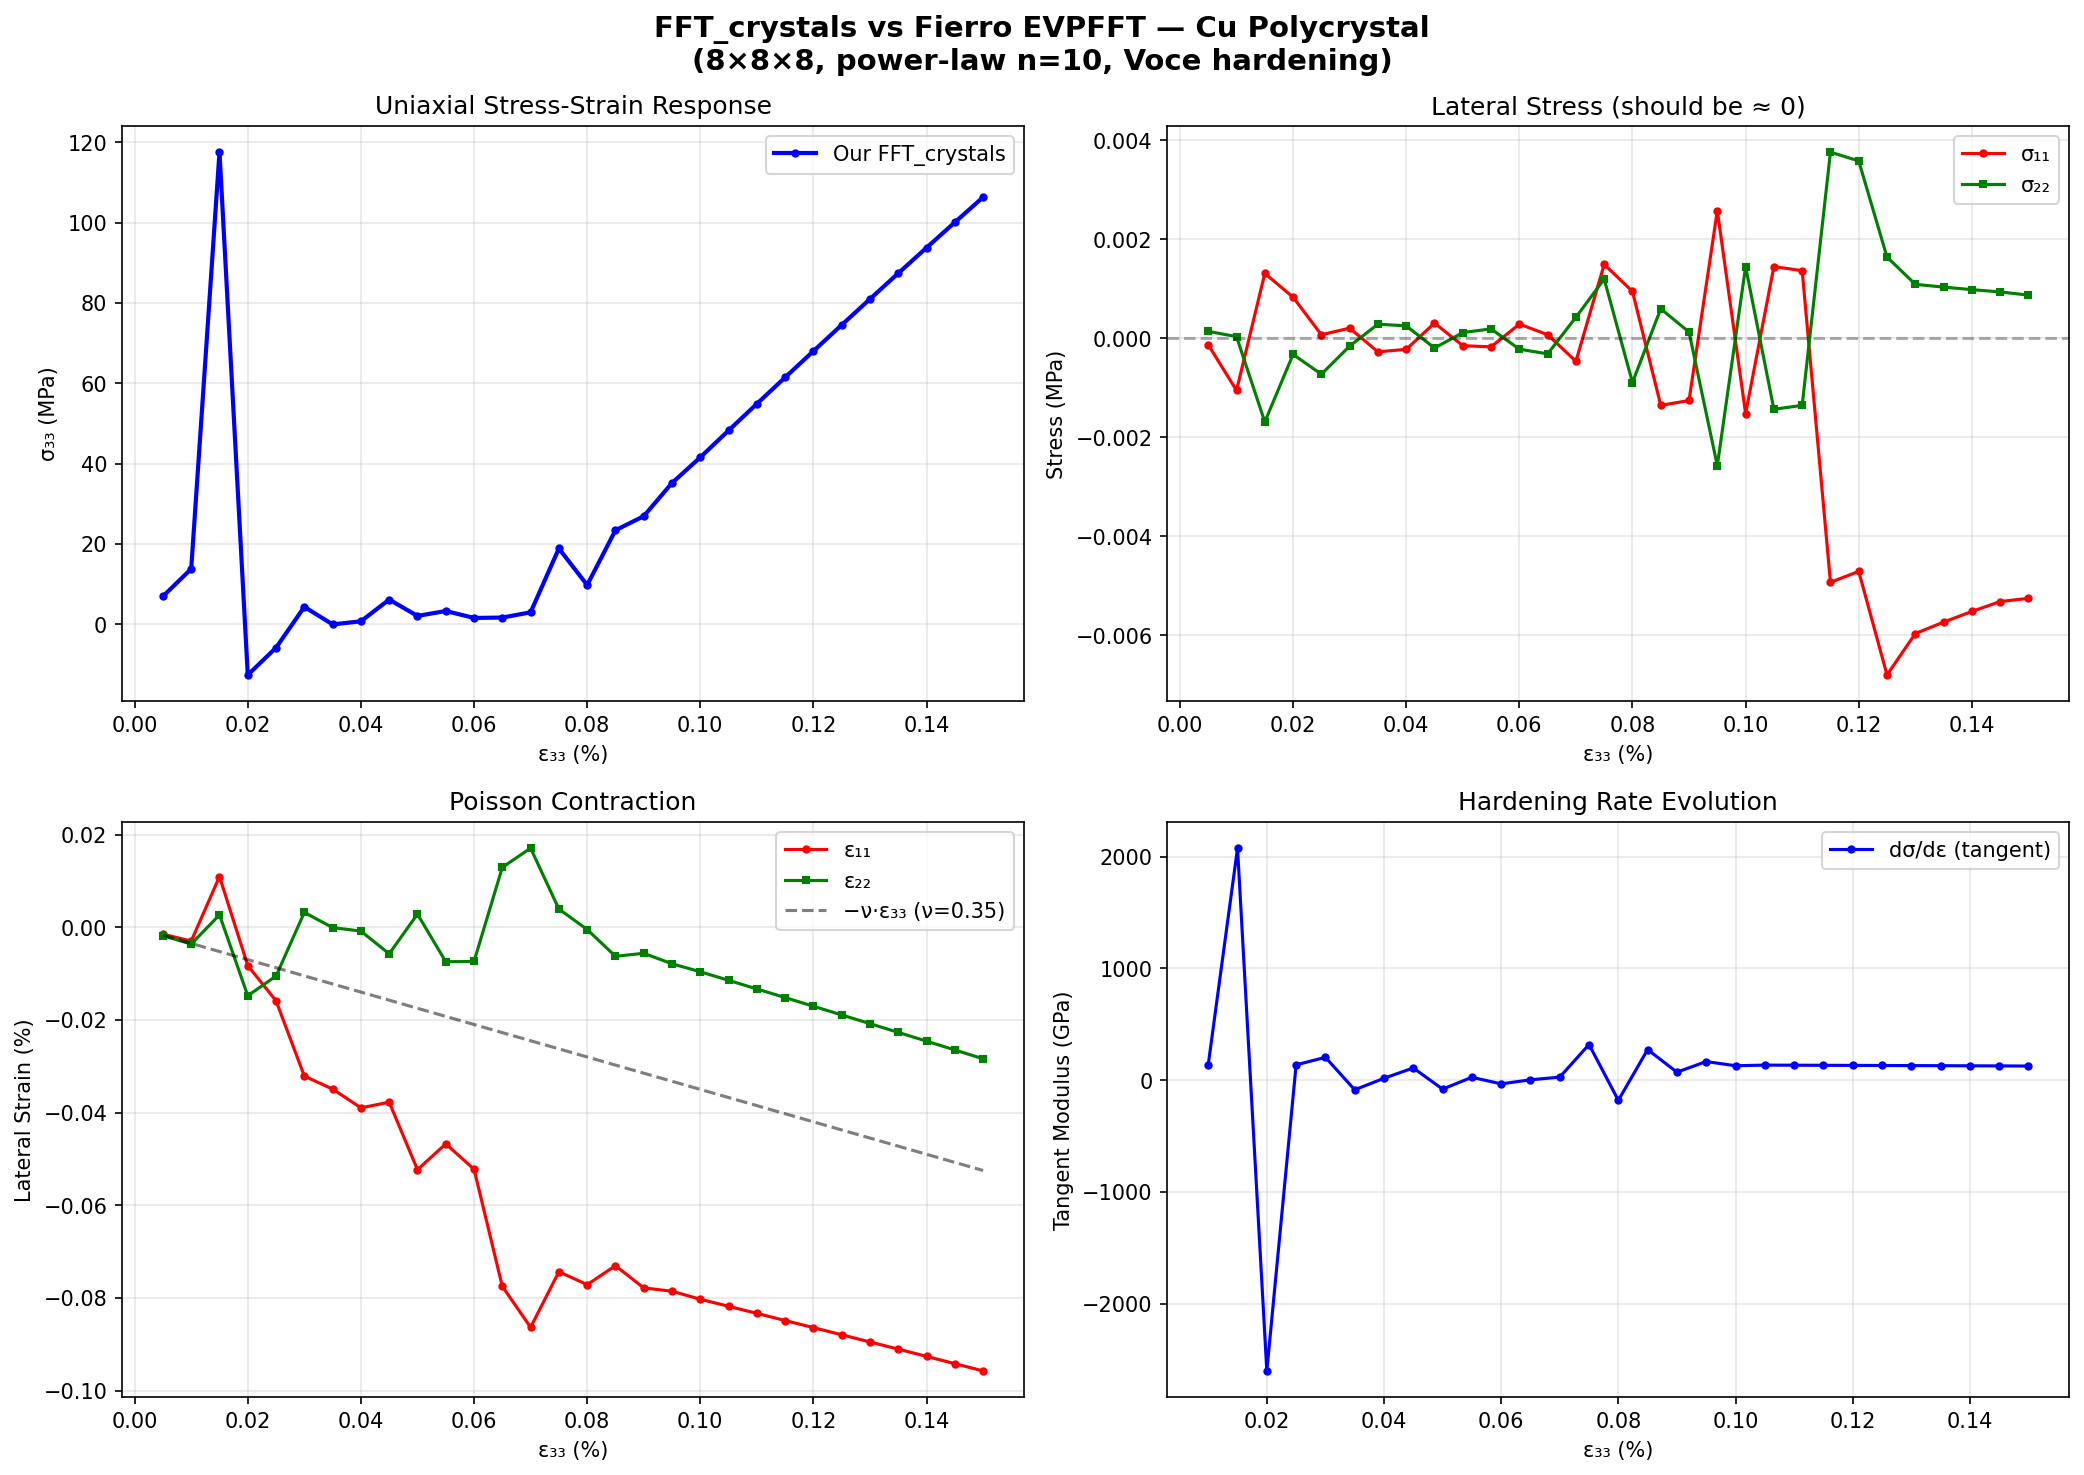

Here is the Python script that generated this plot:
"""
Fierro EVPFFT Comparison Script
================================
Reproduces the exact Cu polycrystal test case from LANL's Fierro code
(legacy/Fierro_V0/src/EVPFFT/example_input_files/) and compares results.

Test Case:
  - 8×8×8 polycrystal, 512 grains (FCC Cu)
  - Uniaxial tension: ε̇₃₃ = 1.0 s⁻¹, σ₁₁ = σ₂₂ = 0 (mixed BCs)
  - Power-law flow rule: γ̇ = γ̇₀·|τ/g|^n·sgn(τ), γ̇₀=1.0, n=10
  - Voce hardening: τ₀=9 MPa, τ_s=14 MPa, θ₀=400 MPa, θ₁=250 MPa
  - 30 steps, dt = 0.00005 s

Fierro Parameters (from example input files):
  Elastic: C11=168400, C12=121400, C44=75400 MPa
  Flow:    nrsx=10 (exponent), gamd0x=1.0 (ref rate)
  Voce:    tau0xf=9, tau0xb=9, tau1x=5, thet0=400, thet1=250 MPa
           hselfx=1.0, hlatex=1.0
  Loading: velocity gradient controlled, ε̇₃₃=1.0, σ₁₁=σ₂₂=0
"""

import numpy as np
import os
import sys
import time
import matplotlib.pyplot as plt

# Add workspace to path
sys.path.insert(0, os.path.dirname(os.path.abspath(__file__)))

from constitutive import (CrystalPlasticityState, VoceHardening,
                          solve_evpfft_mixed)
from microstructure import euler_to_rotation


# ============================================================================
# 1. Parse Fierro's 8×8×8 microstructure file
# ============================================================================

def parse_fierro_microstructure(filepath):
    """
    Parse Fierro's microstructure file.
    
    Format per line: phi1 Phi phi2 ix iy iz grain_id phase_id
    Euler angles in degrees (Bunge convention).
    Voxel indices are 1-based.
    
    Returns:
        grain_ids   : (8, 8, 8) int array (0-based grain IDs)
        euler_angles: (n_grains, 3) array in radians
    """
    data = np.loadtxt(filepath)
    # columns: phi1, Phi, phi2, ix, iy, iz, grain_id, phase_id
    euler_deg = data[:, 0:3]    # (512, 3) Bunge angles in degrees
    ix = data[:, 3].astype(int) - 1   # 0-based
    iy = data[:, 4].astype(int) - 1
    iz = data[:, 5].astype(int) - 1
    gid_raw = data[:, 6].astype(int)  # Fierro grain IDs (1-based arbitrary)
    
    N = 8
    # Map arbitrary Fierro grain IDs to contiguous 0-based
    unique_gids = np.unique(gid_raw)
    n_grains = len(unique_gids)
    gid_map = {old: new for new, old in enumerate(unique_gids)}
    
    grain_ids = np.zeros((N, N, N), dtype=int)
    grain_euler_sum = np.zeros((n_grains, 3))
    grain_count = np.zeros(n_grains, dtype=int)
    
    for i in range(len(data)):
        new_gid = gid_map[gid_raw[i]]
        grain_ids[ix[i], iy[i], iz[i]] = new_gid
        grain_euler_sum[new_gid] += euler_deg[i]
        grain_count[new_gid] += 1
    
    # Average Euler angles per grain, convert to radians
    euler_angles = np.deg2rad(grain_euler_sum / grain_count[:, None])
    
    print(f"  Microstructure: {N}×{N}×{N} = {N**3} voxels")
    print(f"  Unique grains: {n_grains}")
    print(f"  Euler angle range (deg): "
          f"φ₁=[{np.rad2deg(euler_angles[:,0]).min():.1f}, "
          f"{np.rad2deg(euler_angles[:,0]).max():.1f}], "
          f"Φ=[{np.rad2deg(euler_angles[:,1]).min():.1f}, "
          f"{np.rad2deg(euler_angles[:,1]).max():.1f}], "
          f"φ₂=[{np.rad2deg(euler_angles[:,2]).min():.1f}, "
          f"{np.rad2deg(euler_angles[:,2]).max():.1f}]")
    
    return grain_ids, euler_angles


# ============================================================================
# 2. Set up identical material parameters
# ============================================================================

def create_fierro_state(grain_ids, euler_angles):
    """
    Create CrystalPlasticityState with Fierro's exact parameters.
    
    All values from Fierro's example input files (in MPa → converted to Pa):
      C11 = 168400 MPa, C12 = 121400 MPa, C44 = 75400 MPa
      tau0 = 9 MPa, tau_s = tau0 + tau1 = 14 MPa
      theta0 = 400 MPa, theta1 = 250 MPa
      hself = 1.0, hlat = 1.0  (isotropic q matrix)
      gamma_dot_0 = 1.0 s⁻¹, n = 10
    """
    # Fierro Voce parameters (MPa → Pa)
    tau0 = 9.0e6       # initial CRSS
    tau1 = 5.0e6       # saturation stress increment
    tau_s = tau0 + tau1  # = 14 MPa saturation CRSS
    theta0 = 400.0e6   # initial hardening rate
    theta1 = 250.0e6   # asymptotic hardening rate
    h_self = 1.0
    h_lat = 1.0        # isotropic hardening
    
    hardening = VoceHardening(
        tau0=tau0,
        tau_s=tau_s,
        h0=theta0,
        h1=theta1,
        q_latent=h_lat   # Fierro uses 1.0 (isotropic)
    )
    
    # Elastic constants (MPa → Pa)
    C11 = 168400e6
    C12 = 121400e6
    C44 = 75400e6
    
    # Power-law flow rule: γ̇ = γ̇₀ |τ/g|^n sgn(τ)
    state = CrystalPlasticityState(
        grain_ids, euler_angles,
        hardening=hardening,
        C11=C11, C12=C12, C44=C44,
        flow_rule='powerlaw',
        gamma_dot_0=1.0,    # reference slip rate
        n_exponent=10.0,    # rate sensitivity exponent
    )
    
    print(f"\n  Material: FCC Cu (power-law, n={10})")
    print(f"  Elastic: C11={C11/1e9:.1f}, C12={C12/1e9:.1f}, "
          f"C44={C44/1e9:.1f} GPa")
    print(f"  Voce: τ₀={tau0/1e6:.0f}, τ_s={tau_s/1e6:.0f}, "
          f"θ₀={theta0/1e6:.0f}, θ₁={theta1/1e6:.0f} MPa")
    print(f"  Flow: γ̇₀={1.0}, n={10}, q_lat={h_lat}")
    
    return state


# ============================================================================
# 3. Run simulation with Fierro's boundary conditions
# ============================================================================

def run_fierro_test(state, n_steps=30, dt=0.00005):
    """
    Run the Fierro Cu test case: uniaxial tension with mixed BCs.
    
    Boundary conditions (from Fierro input file):
      - ε̇₃₃ = 1.0 s⁻¹ (prescribed)
      - All off-diagonal L = 0 (prescribed)
      - L₁₁, L₂₂ unknown (adjusted to satisfy σ₁₁=σ₂₂=0)
      - σ₁₁ = 0, σ₂₂ = 0 (prescribed, traction-free)
    
    In Voigt [11, 22, 33, 23, 13, 12]:
      strain_mask = [F, F, T, T, T, T]  → ε₃₃, γ₂₃, γ₁₃, γ₁₂ known
      stress_mask = [T, T, F, F, F, F]  → σ₁₁, σ₂₂ targets = 0
    """
    # Macroscopic velocity gradient symmetric part (Voigt)
    # D = [[D11, 0, 0], [0, D22, 0], [0, 0, 1.0]]
    # D11, D22 are unknown, but D_macro placeholder has all components
    D_macro = np.array([0.0, 0.0, 1.0, 0.0, 0.0, 0.0])
    
    # Target stress for stress-controlled components
    sig_target = np.array([0.0, 0.0, 0.0, 0.0, 0.0, 0.0])
    
    # Masks: which components are strain-controlled vs stress-controlled
    strain_mask = np.array([False, False, True, True, True, True])
    stress_mask = np.array([True, True, False, False, False, False])
    
    print(f"\n{'='*70}")
    print(f"  Running Fierro Cu test case")
    print(f"  Steps: {n_steps}, dt: {dt:.2e}")
    print(f"  Total ε₃₃ = {n_steps * 1.0 * dt:.6f}")
    print(f"  Loading: uniaxial tension (ε̇₃₃=1.0, σ₁₁=σ₂₂=0)")
    print(f"{'='*70}")
    
    t0 = time.time()
    
    history = solve_evpfft_mixed(
        state, D_macro, sig_target,
        strain_mask, stress_mask,
        n_increments=n_steps,
        dt=dt,
        tol_fft=1e-5,
        tol_stress=1e-4,    # Fierro uses 1e-7, we relax for speed
        max_iter_fft=50,
        max_iter_stress=30,
        verbose=True,
    )
    
    elapsed = time.time() - t0
    print(f"\n  Total time: {elapsed:.1f} s")
    
    return history


# ============================================================================
# 4. Post-processing and comparison plots
# ============================================================================

def plot_results(history, output_dir='.'):
    """Generate comparison plots from simulation results."""
    
    n_steps = len(history)
    eps_33 = np.array([h['eps_macro'][2] for h in history])
    sig_33 = np.array([h['sig_macro'][2] for h in history]) / 1e6  # MPa
    sig_11 = np.array([h['sig_macro'][0] for h in history]) / 1e6
    sig_22 = np.array([h['sig_macro'][1] for h in history]) / 1e6
    eps_11 = np.array([h['eps_macro'][0] for h in history])
    eps_22 = np.array([h['eps_macro'][1] for h in history])
    
    fig, axes = plt.subplots(2, 2, figsize=(14, 10))
    fig.suptitle('FFT_crystals vs Fierro EVPFFT — Cu Polycrystal\n'
                 '(8×8×8, power-law n=10, Voce hardening)',
                 fontsize=14, fontweight='bold')
    
    # --- 1. Stress-strain curve ---
    ax = axes[0, 0]
    ax.plot(eps_33 * 100, sig_33, 'b-o', markersize=3, linewidth=2,
            label='Our FFT_crystals')
    ax.set_xlabel('ε₃₃ (%)')
    ax.set_ylabel('σ₃₃ (MPa)')
    ax.set_title('Uniaxial Stress-Strain Response')
    ax.legend()
    ax.grid(True, alpha=0.3)
    
    # --- 2. Lateral stress check (should be ~0) ---
    ax = axes[0, 1]
    ax.plot(eps_33 * 100, sig_11, 'r-o', markersize=3, label='σ₁₁')
    ax.plot(eps_33 * 100, sig_22, 'g-s', markersize=3, label='σ₂₂')
    ax.axhline(0, color='k', linestyle='--', alpha=0.3)
    ax.set_xlabel('ε₃₃ (%)')
    ax.set_ylabel('Stress (MPa)')
    ax.set_title('Lateral Stress (should be ≈ 0)')
    ax.legend()
    ax.grid(True, alpha=0.3)
    
    # --- 3. Lateral strain (Poisson contraction) ---
    ax = axes[1, 0]
    ax.plot(eps_33 * 100, eps_11 * 100, 'r-o', markersize=3, label='ε₁₁')
    ax.plot(eps_33 * 100, eps_22 * 100, 'g-s', markersize=3, label='ε₂₂')
    # Expected: ε₁₁ ≈ ε₂₂ ≈ -ν·ε₃₃ where ν ~ 0.35 for Cu
    nu_eff = 0.35
    ax.plot(eps_33 * 100, -nu_eff * eps_33 * 100, 'k--', alpha=0.5,
            label=f'−ν·ε₃₃ (ν={nu_eff})')
    ax.set_xlabel('ε₃₃ (%)')
    ax.set_ylabel('Lateral Strain (%)')
    ax.set_title('Poisson Contraction')
    ax.legend()
    ax.grid(True, alpha=0.3)
    
    # --- 4. Hardening evolution ---
    ax = axes[1, 1]
    # Compute incremental hardening rate
    if len(eps_33) > 1:
        d_sig = np.diff(sig_33)
        d_eps = np.diff(eps_33)
        d_eps[d_eps == 0] = 1e-20
        hardening_rate = d_sig / d_eps / 1e3  # GPa
        ax.plot(eps_33[1:] * 100, hardening_rate, 'b-o', markersize=3,
                label='dσ/dε (tangent)')
    ax.set_xlabel('ε₃₃ (%)')
    ax.set_ylabel('Tangent Modulus (GPa)')
    ax.set_title('Hardening Rate Evolution')
    ax.legend()
    ax.grid(True, alpha=0.3)
    
    plt.tight_layout()
    
    outpath = os.path.join(output_dir, 'fierro_comparison.png')
    plt.savefig(outpath, dpi=150, bbox_inches='tight')
    print(f"\n  Plot saved to: {outpath}")
    plt.show()
    
    return fig


def print_summary_table(history):
    """Print a summary comparison table."""
    print(f"\n{'='*70}")
    print(f"  RESULTS SUMMARY — Fierro Cu Test Case")
    print(f"{'='*70}")
    print(f"  {'Step':>4}  {'ε₃₃':>12}  {'σ₃₃ (MPa)':>12}  "
          f"{'σ₁₁ (MPa)':>12}  {'ε₁₁':>12}")
    print(f"  {'—'*4}  {'—'*12}  {'—'*12}  {'—'*12}  {'—'*12}")
    
    for h in history:
        step = h['step']
        e33 = h['eps_macro'][2]
        s33 = h['sig_macro'][2] / 1e6
        s11 = h['sig_macro'][0] / 1e6
        e11 = h['eps_macro'][0]
        print(f"  {step:>4}  {e33:>12.6e}  {s33:>12.4f}  "
              f"{s11:>12.4f}  {e11:>12.6e}")
    
    # Final values
    final = history[-1]
    e33 = final['eps_macro'][2]
    s33 = final['sig_macro'][2] / 1e6
    print(f"\n  Final σ₃₃ = {s33:.4f} MPa at ε₃₃ = {e33:.6e}")
    
    # Expected from Fierro (Cu polycrystal, n=10):
    # Taylor factor for FCC ~ 3.06
    # Initial yield ≈ M·τ₀ = 3.06 × 9 ≈ 27.5 MPa
    # After hardening ≈ M·τ_s = 3.06 × 14 ≈ 42.8 MPa (with θ₁ it stays higher)
    M_taylor = 3.06
    yield_est = M_taylor * 9.0
    print(f"\n  Expected (Taylor estimate):")
    print(f"    σ_yield ≈ M·τ₀ = {M_taylor:.2f} × 9 = {yield_est:.1f} MPa")
    print(f"    σ_sat   ≈ M·τ_s = {M_taylor:.2f} × 14 = {M_taylor*14:.1f} MPa")


# ============================================================================
# MAIN
# ============================================================================

if __name__ == '__main__':
    print("="*70)
    print("  Fierro EVPFFT Comparison — FFT_crystals")
    print("="*70)
    
    # 1. Parse Fierro microstructure
    micro_file = os.path.join(
        os.path.dirname(os.path.abspath(__file__)),
        '..', 'Fierro', 'legacy', 'Fierro_V0', 'src', 'EVPFFT',
        'example_input_files', 'random_microstructure_8x8x8.txt'
    )
    
    if not os.path.exists(micro_file):
        print(f"  ERROR: Fierro microstructure file not found:")
        print(f"  {micro_file}")
        print(f"  Expected at: ../Fierro/legacy/Fierro_V0/src/EVPFFT/"
              f"example_input_files/")
        sys.exit(1)
    
    print(f"\n  Loading Fierro microstructure: {os.path.basename(micro_file)}")
    grain_ids, euler_angles = parse_fierro_microstructure(micro_file)
    
    # 2. Create state with Fierro parameters
    state = create_fierro_state(grain_ids, euler_angles)
    
    # 3. Run simulation
    history = run_fierro_test(state, n_steps=30, dt=0.00005)
    
    # 4. Print summary
    print_summary_table(history)
    
    # 5. Plot results
    plot_results(history, output_dir=os.path.dirname(os.path.abspath(__file__)))
